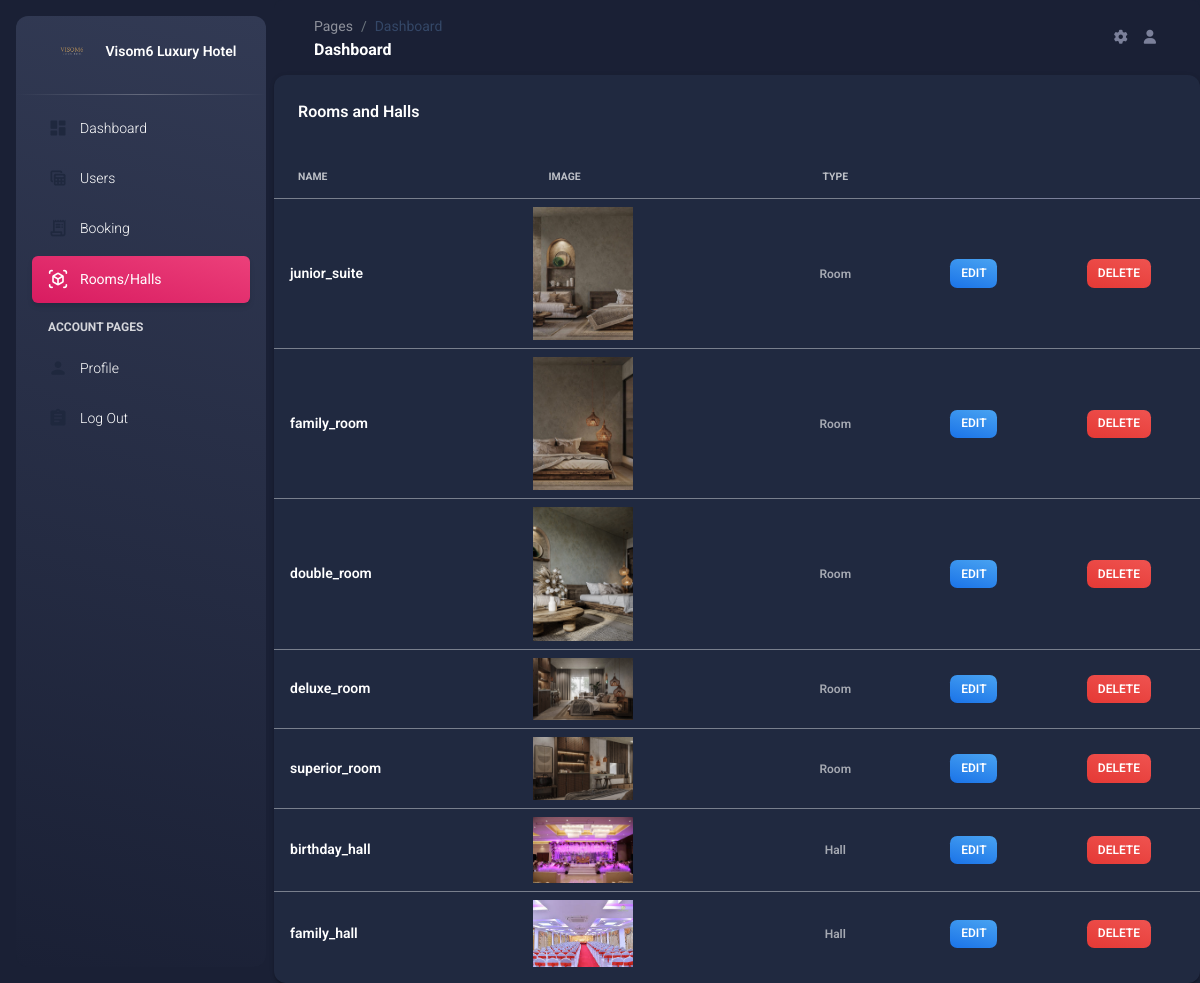
/roomhall/, run on an earlier commit of the app's database.
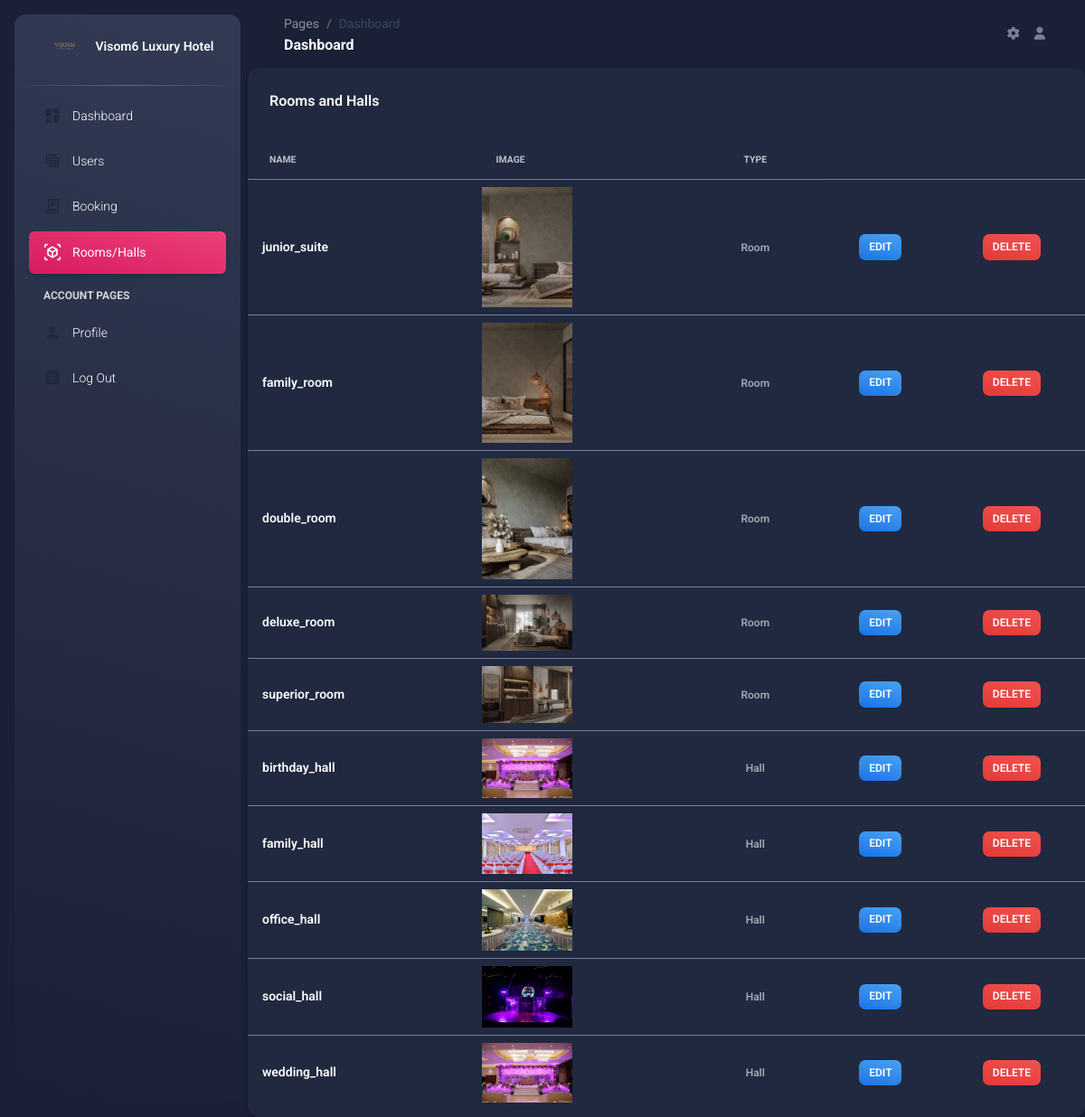
And on a later commit of the database.
### visom6/models.py (models this page shows, shortened)
class Room(models.Model):
    ROOM_TYPES = [
        ('junior_suite', 'Junior Suite'),
        ('family_room', 'Family Room'),
        ('double_room', 'Double Room'),
        ('deluxe_room', 'Deluxe Room'),
        ('superior_room', 'Superior Room'),
    ]
    room_type = models.CharField(max_length=20, choices=ROOM_TYPES, unique=True)
    price_per_night = models.DecimalField(max_digits=6, decimal_places=2)
    description = models.TextField(blank=True, null=True)
    image = models.ImageField(upload_to='rooms/', blank=True, null=True)
    image1 = models.ImageField(upload_to='rooms/', blank=True, null=True)
    image2= models.ImageField(upload_to='rooms/', blank=True, null=True)
    max_persons = models.IntegerField()
    total_rooms = models.IntegerField(default=0)  # Total number of rooms of this type
    booked_rooms = models.IntegerField(default=0)  # Number of currently booked rooms

class Hall(models.Model):
    BANQUET_TYPES = [
        ('birthday_hall', 'Birthday Celebration'),
        ('family_hall', 'Family Room'),
        ('office_hall', 'Office Conference'),
        ('social_hall', 'Social Events'),
        ('wedding_hall', 'Wedding Celebratiion'),
    ]
    hall_type = models.CharField(max_length=20, choices=BANQUET_TYPES, unique=True)
    price_per_night = models.DecimalField(max_digits=6, decimal_places=2)
    description = models.TextField(blank=True, null=True)
    image = models.ImageField(upload_to='halls/', blank=True, null=True)
    image1 = models.ImageField(upload_to='halls/', blank=True, null=True)
    image2= models.ImageField(upload_to='halls/', blank=True, null=True)
    max_persons = models.IntegerField()

### visom6/views.py (the view)
# urls.py: path('roomhall/',views.rooomhall,name='roomhall'),
def rooomhall(request):
    rooms = Room.objects.all()
    halls = Hall.objects.all()
    context = {
        'rooms': rooms,
        'halls': halls,
    }
    return render(request,"admin/roomadmin.html",context)

### templates/admin/roomadmin.html (shortened to what the changed rows need)
{% load static %}
<!DOCTYPE html>
<html lang="en">
<head>
  <link href="{% static 'assets/css/nucleo-icons.css' %}" rel="stylesheet" />
  <link href="{% static 'assets/css/nucleo-svg.css' %}" rel="stylesheet" />
  <link id="pagestyle" href="{% static 'assets/css/material-dashboard.css' %}?v=3.1.0" rel="stylesheet" />
</head>
<body class="g-sidenav-show dark-version">
  <main class="main-content position-relative max-height-vh-100 h-100 border-radius-lg ">
<div class="row mb-4">
        <div class="col-lg-12 col-md-6 mb-md-0 mb-12">
          <div class="card">
              <div class="card-body px-0 pb-2">
                  <div class="table-responsive">
                      <table class="table align-items-center mb-0">
                          <thead>
                              <tr>
                                  <th class="text-uppercase text-secondary text-xxs font-weight-bolder opacity-7">Name</th>
                                  <th class="text-uppercase text-secondary text-xxs font-weight-bolder opacity-7">Image</th>
                                  <th class="text-center text-uppercase text-secondary text-xxs font-weight-bolder opacity-7">Type</th>
                              </tr>
                          </thead>
                          <tbody>
                              {% for room in rooms %}
                              <tr>
                                  <td>
                                      <div class="d-flex px-2 py-1">
                                          <div class="d-flex flex-column justify-content-center">
                                              <h6 class="mb-0 text-sm">{{ room.room_type }}</h6>
                                          </div>
                                      </div>
                                  </td>
                                  <td>
                                      <div>
                                          <img src="{{ room.image.url }}" width="100" alt="{{ room.name }}">
                                      </div>
                                  </td>
                                  <td class="align-middle text-center text-sm">
                                      <span class="text-xs font-weight-bold">Room</span>
                                  </td>
                                  <td class="align-middle text-center">
                                    <a href="{% url 'edit_item' 'room' room.id %}" class="text-secondary font-weight-bold text-xs badge badge-sm bg-gradient-info" data-toggle="tooltip" data-original-title="Edit room">
                                        Edit
                                    </a>
                                </td>
                                <td class="align-middle text-center">
                                    <a href="{% url 'booking_delete' 'room' room.id %}" class="text-secondary font-weight-bold text-xs badge badge-sm bg-gradient-danger" data-toggle="tooltip" data-original-title="Delete room">
                                        Delete
                                    </a>
                                </td>
                              </tr>
                              {% endfor %}
                              {% for hall in halls %}
                              <tr>
                                  <td>
                                      <div class="d-flex px-2 py-1">
                                          <div class="d-flex flex-column justify-content-center">
                                              <h6 class="mb-0 text-sm">{{ hall.hall_type }}</h6>
                                          </div>
                                      </div>
                                  </td>
                                  <td>
                                      <div>
                                          <img src="{{ hall.image.url }}" width="100" alt="{{ hall.name }}">
                                      </div>
                                  </td>
                                  <td class="align-middle text-center text-sm">
                                      <span class="text-xs font-weight-bold">Hall</span>
                                  </td>
                                  <td class="align-middle text-center">
                                    <a href="{% url 'edit_item' 'hall' hall.id %}" class="text-secondary font-weight-bold text-xs badge badge-sm bg-gradient-info" data-toggle="tooltip" data-original-title="Edit hall">
                                        Edit
                                    </a>
                                </td>
                                <td class="align-middle text-center">
                                    <a href="{% url 'booking_delete' 'hall' hall.id %}" class="text-secondary font-weight-bold text-xs badge badge-sm bg-gradient-danger" data-toggle="tooltip" data-original-title="Delete hall">
                                        Delete
                                    </a>
                                </td>
                              </tr>
                              {% endfor %}
                          </tbody>
                      </table>
                  </div>
              </div>
          </div>
      </div>
</div>
</main>

What changed in the data, as far as the page shows it:
added Hall: hall_type "office_hall", image (picture)
added Hall: hall_type "social_hall", image (picture)
added Hall: hall_type "wedding_hall", image (picture)
